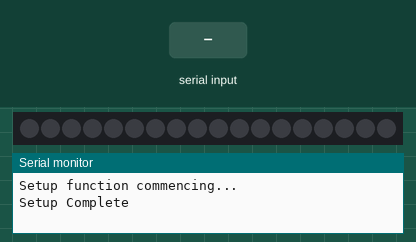
This program was run on a simulated Arduino Uno, built with avr-gcc and run on an emulated ATmega328P. On the bench: 18 RGB LEDs in strip order, left to right, the last lines printed to the serial monitor. The inputs (shaded band) are chosen by the test bench.

Above: at 1.2 s.
1.3 s: "<5>" received over the second serial link
At 1.6 s:
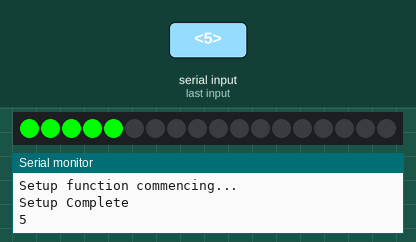
2.8 s: "<0>" received over the second serial link
At 4.0 s:
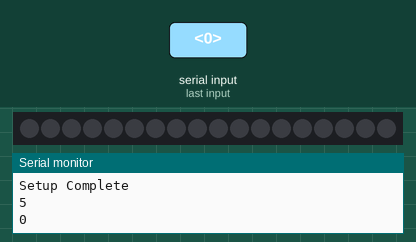
Timing chart, 0 to 5.8 s (numbered marks = the images above; inputs shaded):
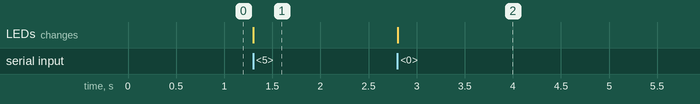

The program:

main.cpp
```cpp
#include <Arduino.h>
#include <SoftwareSerial.h>
#include <Adafruit_SleepyDog.h>

// Project Includes
#include "Version.h"
#include <pinout.h>

#include "Adafruit_WS2801.h"
#include "SPI.h" // Comment out this line if using Trinket or Gemma

// LED Strip/String
#define NUM_PIXELS 18

// String of Adafruit WS2801 30mm Pixel Dots
Adafruit_WS2801 strip = Adafruit_WS2801(NUM_PIXELS, PIN_LED_DATA, PIN_LED_CLOCK);

// Serial Link to main pig microcontroller, RX on micro -> TX on RS485 adapter
SoftwareSerial link(PIN_SERIAL_LINK_RX, PIN_SERIAL_LINK_TX);
// Serial communication delimiters
const char startOfNumberDelimiter = '<';
const char endOfNumberDelimiter   = '>';


// Create a 24 bit color value from R,G,B
uint32_t Color(byte r, byte g, byte b)
{
  uint32_t c;
  c = r;
  c <<= 8;
  c |= g;
  c <<= 8;
  c |= b;
  return c;
}

void setDotDisplay(int num_dots)
{
  for (int i=0; i<NUM_PIXELS; i++) {
    strip.setPixelColor(i, Color(0,0,0));
  }
  for (int j=0; j<num_dots; j++) {
    strip.setPixelColor(j, Color(0,255,0));
  }
  strip.show();
}

void processNumber (const long n)
  {
  Serial.println (n);
  if((0 <= n) && (n <= NUM_PIXELS))
  {
    setDotDisplay(n);
  }
  }  // end of processNumber

void processInput ()
  {
  static long receivedNumber = 0;
  static boolean negative = false;

  byte c = link.read ();
  switch (c)
    {

    case endOfNumberDelimiter:
      if (negative)
        processNumber (- receivedNumber);
      else
        processNumber (receivedNumber);

    // fall through to start a new number
    case startOfNumberDelimiter:
      receivedNumber = 0;
      negative = false;
      break;

    case '0' ... '9':
      receivedNumber *= 10;
      receivedNumber += c - '0';
      break;

    case '-':
      negative = true;
      break;

    } // end of switch
  }  // end of processInput


// ███████╗███████╗████████╗██╗   ██╗██████╗
// ██╔════╝██╔════╝╚══██╔══╝██║   ██║██╔══██╗
// ███████╗█████╗     ██║   ██║   ██║██████╔╝
// ╚════██║██╔══╝     ██║   ██║   ██║██╔═══╝
// ███████║███████╗   ██║   ╚██████╔╝██║
// ╚══════╝╚══════╝   ╚═╝    ╚═════╝ ╚═╝

void setup()
{
  Serial.begin(115200);
  // while (!Serial)
  // {
  //   ; // wait for serial port to connect. Needed for native USB port only
  // }
  //Serial.printf("\nProject version v%s, built %s\n", VERSION, BUILD_TIMESTAMP);

  Serial.println("Setup function commencing...");

  strip.begin();
  strip.show();

  // Watchdog.enable(4000);

  link.begin(9600);

  Serial.println("Setup Complete");
}

// ██╗      ██████╗  ██████╗ ██████╗
// ██║     ██╔═══██╗██╔═══██╗██╔══██╗
// ██║     ██║   ██║██║   ██║██████╔╝
// ██║     ██║   ██║██║   ██║██╔═══╝
// ███████╗╚██████╔╝╚██████╔╝██║
// ╚══════╝ ╚═════╝  ╚═════╝ ╚═╝

void loop()
{
  while (link.available ())
  {
    processInput();
  }

  // Watchdog.reset();
} // END LOOP
```

Version.h
```cpp
    // AUTO GENERATED FILE, DO NOT EDIT
    #ifndef VERSION
        #define VERSION "0.1.4"
    #endif
    #ifndef BUILD_TIMESTAMP
        #define BUILD_TIMESTAMP "2021-11-20 19:24:44.134969"
    #endif
    
```

pinout.h
```cpp
#ifndef PINOUT_H
#define PINOUT_H

#include <Arduino.h>


// Button Pins
#define LED_PIN 13

// WS2801 30mm Dot String
#define PIN_LED_DATA    9   // Yellow wire on Adafruit Pixels
#define PIN_LED_CLOCK   8    // Green wire on Adafruit Pixels

// Serial1 link to main pig microcontroller
// NOTE: RX from here is connected to TX on the RS-485 adapter!
#define PIN_SERIAL_LINK_RX 4
#define PIN_SERIAL_LINK_TX 5

#endif
```

Measured:
- after the input at 1.3 s, the LEDs: change at once (image 1)
- after the input at 2.8 s, the LEDs: change at once (image 2)
